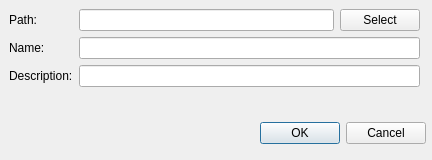
<?xml version="1.0" encoding="UTF-8"?>
<ui version="4.0">
 <class>Dialog</class>
 <widget class="QDialog" name="Dialog">
  <property name="geometry">
   <rect>
    <x>0</x>
    <y>0</y>
    <width>432</width>
    <height>160</height>
   </rect>
  </property>
  <property name="windowTitle">
   <string>Create New Database</string>
  </property>
  <widget class="QWidget" name="formLayoutWidget">
   <property name="geometry">
    <rect>
     <x>9</x>
     <y>9</y>
     <width>411</width>
     <height>101</height>
    </rect>
   </property>
   <layout class="QFormLayout" name="formLayout">
    <property name="fieldGrowthPolicy">
     <enum>QFormLayout::AllNonFixedFieldsGrow</enum>
    </property>
    <item row="0" column="0">
     <widget class="QLabel" name="pathLabel">
      <property name="text">
       <string>Path:</string>
      </property>
     </widget>
    </item>
    <item row="0" column="1">
     <layout class="QHBoxLayout" name="horizontalLayout">
      <item>
       <widget class="QLineEdit" name="pathEdit"/>
      </item>
      <item>
       <widget class="QPushButton" name="pathSelectButton">
        <property name="text">
         <string>Select</string>
        </property>
       </widget>
      </item>
     </layout>
    </item>
    <item row="1" column="0">
     <widget class="QLabel" name="nameLabel">
      <property name="text">
       <string>Name:</string>
      </property>
     </widget>
    </item>
    <item row="1" column="1">
     <widget class="QLineEdit" name="nameLineEdit"/>
    </item>
    <item row="2" column="0">
     <widget class="QLabel" name="descriptionLabel">
      <property name="text">
       <string>Description:</string>
      </property>
     </widget>
    </item>
    <item row="2" column="1">
     <widget class="QLineEdit" name="descriptionLineEdit"/>
    </item>
   </layout>
  </widget>
  <widget class="QDialogButtonBox" name="buttonBox">
   <property name="geometry">
    <rect>
     <x>250</x>
     <y>120</y>
     <width>176</width>
     <height>27</height>
    </rect>
   </property>
   <property name="standardButtons">
    <set>QDialogButtonBox::Cancel|QDialogButtonBox::Ok</set>
   </property>
  </widget>
 </widget>
 <resources/>
 <connections/>
</ui>
